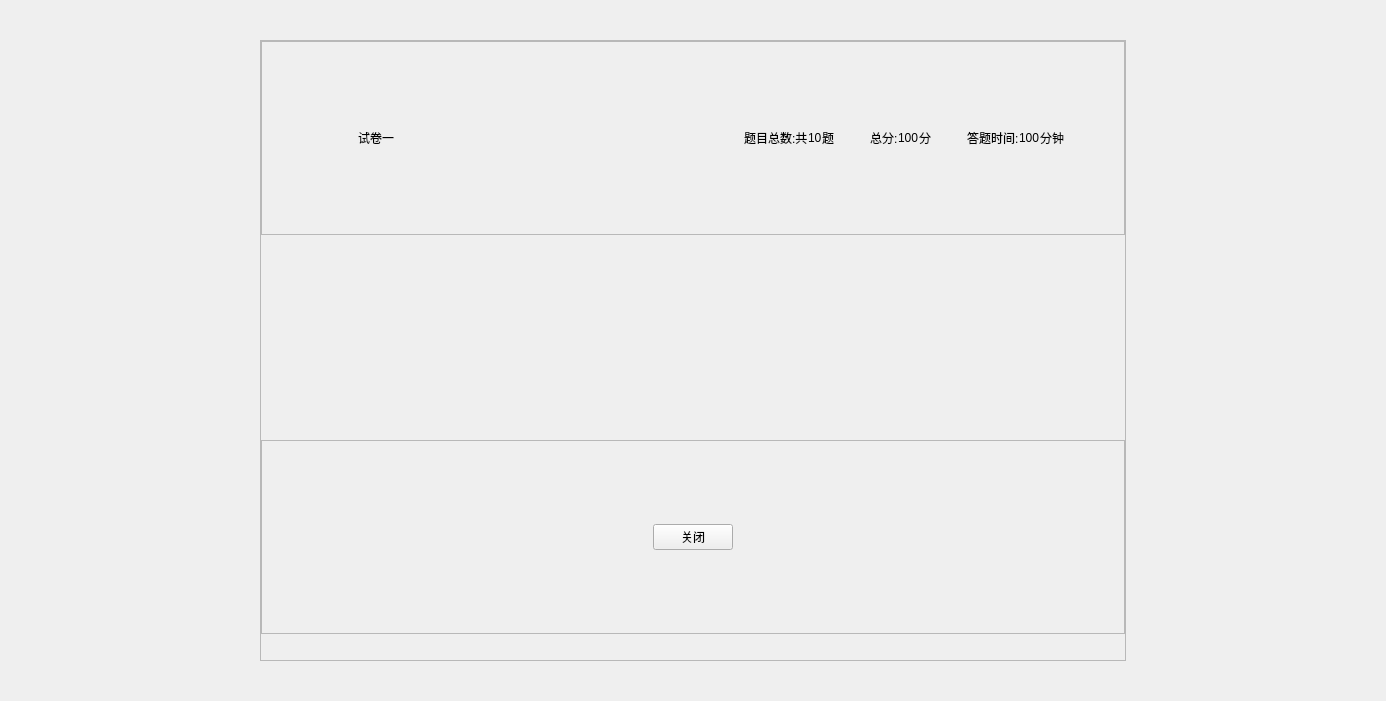
<?xml version="1.0" encoding="UTF-8"?>
<ui version="4.0">
 <class>SYAdminShowPaperDetailWindow</class>
 <widget class="QWidget" name="SYAdminShowPaperDetailWindow">
  <property name="geometry">
   <rect>
    <x>0</x>
    <y>0</y>
    <width>1386</width>
    <height>701</height>
   </rect>
  </property>
  <property name="windowTitle">
   <string>SYAdminShowPaperDetailWindow</string>
  </property>
  <layout class="QHBoxLayout" name="horizontalLayout_5">
   <property name="leftMargin">
    <number>0</number>
   </property>
   <property name="topMargin">
    <number>0</number>
   </property>
   <property name="rightMargin">
    <number>0</number>
   </property>
   <property name="bottomMargin">
    <number>0</number>
   </property>
   <item>
    <spacer name="horizontalSpacer_8">
     <property name="orientation">
      <enum>Qt::Horizontal</enum>
     </property>
     <property name="sizeType">
      <enum>QSizePolicy::Fixed</enum>
     </property>
     <property name="sizeHint" stdset="0">
      <size>
       <width>260</width>
       <height>20</height>
      </size>
     </property>
    </spacer>
   </item>
   <item>
    <layout class="QVBoxLayout" name="verticalLayout_4">
     <item>
      <spacer name="verticalSpacer_2">
       <property name="orientation">
        <enum>Qt::Vertical</enum>
       </property>
       <property name="sizeType">
        <enum>QSizePolicy::Fixed</enum>
       </property>
       <property name="sizeHint" stdset="0">
        <size>
         <width>20</width>
         <height>40</height>
        </size>
       </property>
      </spacer>
     </item>
     <item>
      <widget class="QFrame" name="frame">
       <property name="frameShape">
        <enum>QFrame::StyledPanel</enum>
       </property>
       <property name="frameShadow">
        <enum>QFrame::Raised</enum>
       </property>
       <layout class="QVBoxLayout" name="verticalLayout">
        <property name="leftMargin">
         <number>0</number>
        </property>
        <property name="topMargin">
         <number>0</number>
        </property>
        <property name="rightMargin">
         <number>0</number>
        </property>
        <property name="bottomMargin">
         <number>0</number>
        </property>
        <item>
         <widget class="QFrame" name="paperInfoFrame">
          <property name="frameShape">
           <enum>QFrame::StyledPanel</enum>
          </property>
          <property name="frameShadow">
           <enum>QFrame::Raised</enum>
          </property>
          <layout class="QHBoxLayout" name="horizontalLayout_3">
           <property name="leftMargin">
            <number>0</number>
           </property>
           <property name="topMargin">
            <number>0</number>
           </property>
           <property name="rightMargin">
            <number>0</number>
           </property>
           <property name="bottomMargin">
            <number>0</number>
           </property>
           <item>
            <spacer name="horizontalSpacer_5">
             <property name="orientation">
              <enum>Qt::Horizontal</enum>
             </property>
             <property name="sizeType">
              <enum>QSizePolicy::Fixed</enum>
             </property>
             <property name="sizeHint" stdset="0">
              <size>
               <width>96</width>
               <height>20</height>
              </size>
             </property>
            </spacer>
           </item>
           <item>
            <widget class="QLabel" name="paperTitle_1">
             <property name="text">
              <string>试卷一</string>
             </property>
            </widget>
           </item>
           <item>
            <spacer name="horizontalSpacer">
             <property name="orientation">
              <enum>Qt::Horizontal</enum>
             </property>
             <property name="sizeHint" stdset="0">
              <size>
               <width>288</width>
               <height>20</height>
              </size>
             </property>
            </spacer>
           </item>
           <item>
            <layout class="QHBoxLayout" name="horizontalLayout">
             <property name="spacing">
              <number>0</number>
             </property>
             <item>
              <widget class="QLabel" name="paperTitle_2">
               <property name="text">
                <string>题目总数:共</string>
               </property>
              </widget>
             </item>
             <item>
              <widget class="QLabel" name="paperNum">
               <property name="text">
                <string>10</string>
               </property>
              </widget>
             </item>
             <item>
              <widget class="QLabel" name="paperTitle_3">
               <property name="text">
                <string>题</string>
               </property>
              </widget>
             </item>
             <item>
              <spacer name="horizontalSpacer_2">
               <property name="orientation">
                <enum>Qt::Horizontal</enum>
               </property>
               <property name="sizeType">
                <enum>QSizePolicy::Fixed</enum>
               </property>
               <property name="sizeHint" stdset="0">
                <size>
                 <width>36</width>
                 <height>20</height>
                </size>
               </property>
              </spacer>
             </item>
             <item>
              <widget class="QLabel" name="paperTitle_4">
               <property name="text">
                <string>总分:</string>
               </property>
              </widget>
             </item>
             <item>
              <widget class="QLabel" name="paperTotalScore">
               <property name="text">
                <string>100</string>
               </property>
              </widget>
             </item>
             <item>
              <widget class="QLabel" name="paperTitle_5">
               <property name="text">
                <string>分</string>
               </property>
              </widget>
             </item>
             <item>
              <spacer name="horizontalSpacer_3">
               <property name="orientation">
                <enum>Qt::Horizontal</enum>
               </property>
               <property name="sizeType">
                <enum>QSizePolicy::Fixed</enum>
               </property>
               <property name="sizeHint" stdset="0">
                <size>
                 <width>36</width>
                 <height>17</height>
                </size>
               </property>
              </spacer>
             </item>
             <item>
              <widget class="QLabel" name="paperTitle_6">
               <property name="text">
                <string>答题时间:</string>
               </property>
              </widget>
             </item>
             <item>
              <widget class="QLabel" name="examTotalTime">
               <property name="text">
                <string>100</string>
               </property>
              </widget>
             </item>
             <item>
              <widget class="QLabel" name="paperTitle_7">
               <property name="text">
                <string>分钟</string>
               </property>
              </widget>
             </item>
             <item>
              <spacer name="horizontalSpacer_4">
               <property name="orientation">
                <enum>Qt::Horizontal</enum>
               </property>
               <property name="sizeType">
                <enum>QSizePolicy::Fixed</enum>
               </property>
               <property name="sizeHint" stdset="0">
                <size>
                 <width>60</width>
                 <height>17</height>
                </size>
               </property>
              </spacer>
             </item>
            </layout>
           </item>
          </layout>
         </widget>
        </item>
        <item>
         <widget class="QWidget" name="contentWidget" native="true"/>
        </item>
        <item>
         <widget class="QFrame" name="closeFrame">
          <property name="frameShape">
           <enum>QFrame::StyledPanel</enum>
          </property>
          <property name="frameShadow">
           <enum>QFrame::Raised</enum>
          </property>
          <layout class="QHBoxLayout" name="horizontalLayout_4">
           <property name="leftMargin">
            <number>0</number>
           </property>
           <property name="topMargin">
            <number>0</number>
           </property>
           <property name="rightMargin">
            <number>0</number>
           </property>
           <property name="bottomMargin">
            <number>0</number>
           </property>
           <item>
            <layout class="QHBoxLayout" name="horizontalLayout_2">
             <item>
              <spacer name="horizontalSpacer_6">
               <property name="orientation">
                <enum>Qt::Horizontal</enum>
               </property>
               <property name="sizeHint" stdset="0">
                <size>
                 <width>40</width>
                 <height>20</height>
                </size>
               </property>
              </spacer>
             </item>
             <item>
              <widget class="QPushButton" name="closedBtn">
               <property name="text">
                <string>关闭</string>
               </property>
              </widget>
             </item>
             <item>
              <spacer name="horizontalSpacer_7">
               <property name="orientation">
                <enum>Qt::Horizontal</enum>
               </property>
               <property name="sizeHint" stdset="0">
                <size>
                 <width>40</width>
                 <height>20</height>
                </size>
               </property>
              </spacer>
             </item>
            </layout>
           </item>
          </layout>
         </widget>
        </item>
        <item>
         <spacer name="verticalSpacer_6">
          <property name="orientation">
           <enum>Qt::Vertical</enum>
          </property>
          <property name="sizeType">
           <enum>QSizePolicy::Fixed</enum>
          </property>
          <property name="sizeHint" stdset="0">
           <size>
            <width>20</width>
            <height>26</height>
           </size>
          </property>
         </spacer>
        </item>
       </layout>
      </widget>
     </item>
     <item>
      <spacer name="verticalSpacer_3">
       <property name="orientation">
        <enum>Qt::Vertical</enum>
       </property>
       <property name="sizeType">
        <enum>QSizePolicy::Preferred</enum>
       </property>
       <property name="sizeHint" stdset="0">
        <size>
         <width>20</width>
         <height>40</height>
        </size>
       </property>
      </spacer>
     </item>
    </layout>
   </item>
   <item>
    <spacer name="horizontalSpacer_9">
     <property name="orientation">
      <enum>Qt::Horizontal</enum>
     </property>
     <property name="sizeType">
      <enum>QSizePolicy::Fixed</enum>
     </property>
     <property name="sizeHint" stdset="0">
      <size>
       <width>260</width>
       <height>20</height>
      </size>
     </property>
    </spacer>
   </item>
  </layout>
 </widget>
 <layoutdefault spacing="6" margin="11"/>
 <resources/>
 <connections/>
</ui>
